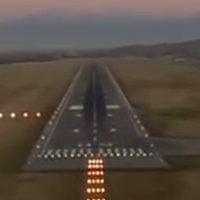
#> input picture Images/Cropped_Runway_Images/00101.png, 200 x 200 px
$ jupyter execute Laplacian_Edge_Detector.ipynb   (older library calls are emulated)
#> lines starting #> are read from the running program, lines starting #| are printed output that depends on the picture
[cell 1]
import cv2
import numpy as np
from matplotlib import pyplot as plt
plt.figure(figsize=(100,70))

image = cv2.imread('../Images/Cropped_Runway_Images/00101.png')
#> image is the input picture: shape (200, 200, 3); mean B, G, R 66.6, 75.6, 86
image = cv2.cvtColor(image, cv2.COLOR_BGR2RGB)
plt.subplot(3,3,1)
plt.imshow(image)
print(image.shape)
#| (200, 200, 3)

gray_images = cv2.cvtColor(image, cv2.COLOR_RGB2GRAY)
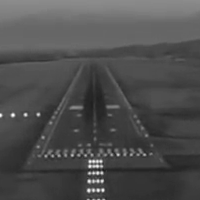
#> gray_images: shape (200, 200); min 28, max 253, mean 77.7
image  = cv2.GaussianBlur(gray_images,(3,3),0)
#> image: shape (200, 200)
plt.subplot(3,3,2)
plt.imshow(cv2.cvtColor(image, cv2.COLOR_GRAY2RGB))
print(image.shape)
#| (200, 200)

laplacian = np.array(cv2.Laplacian(image, cv2.CV_64F), dtype = int)
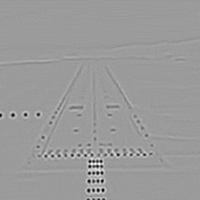
#> laplacian: shape (200, 200) int64; min -107, max 69, mean 0; drawn with min black and max white
plt.subplot(3,3,3)
plt.imshow(laplacian, cmap = 'binary')
plt.show()
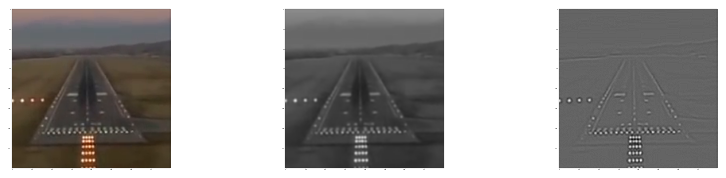
#> figure drawn by matplotlib, 3 panels

$ run again, with Images/Cropped_Runway_Images/00001.png copied over Images/Cropped_Runway_Images/00101.png
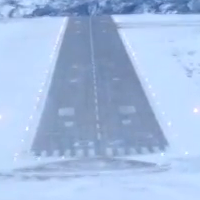
#> input picture Images/Cropped_Runway_Images/00001.png, 200 x 200 px
#> image is the input picture: shape (200, 200, 3); mean B, G, R 226, 189.9, 165.2
#| (200, 200, 3)
#| (200, 200)
#> `laplacian = np.array(cv2.Laplacian(image, cv2.CV_64F), dtype = int)`:
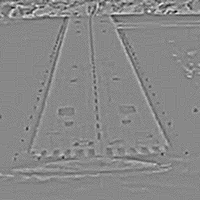
#> laplacian: shape (200, 200) int64; min -39, max 34, mean 0; drawn with min black and max white
#> `plt.show()`:
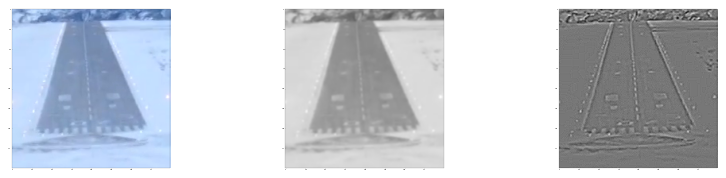
#> figure drawn by matplotlib, 3 panels

$ run again, with Images/Cropped_Runway_Images/00104.png copied over Images/Cropped_Runway_Images/00101.png
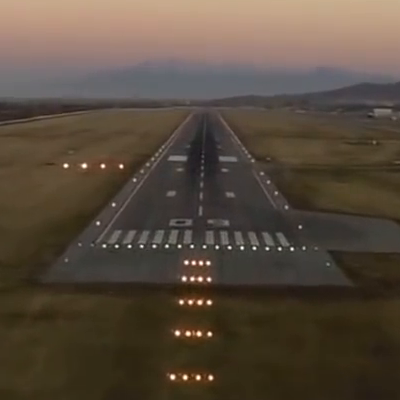
#> input picture Images/Cropped_Runway_Images/00104.png, 400 x 400 px
#> image is the input picture: shape (400, 400, 3); mean B, G, R 60.7, 74.1, 86.9
#| (400, 400, 3)
#| (400, 400)
#> `laplacian = np.array(cv2.Laplacian(image, cv2.CV_64F), dtype = int)`:
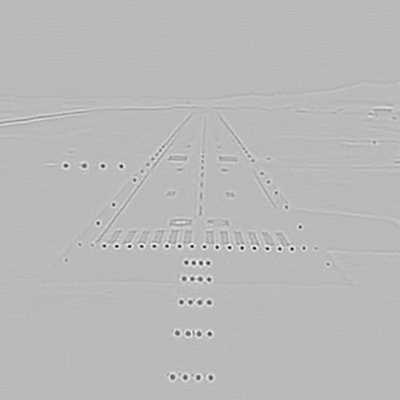
#> laplacian: shape (400, 400) int64; min -133, max 49, mean 0; drawn with min black and max white
#> `plt.show()`:
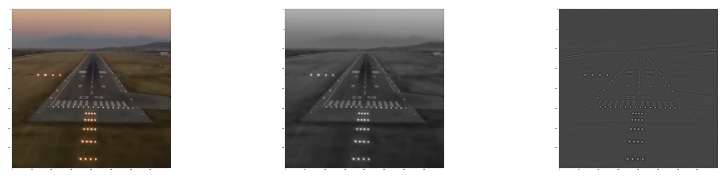
#> figure drawn by matplotlib, 3 panels
